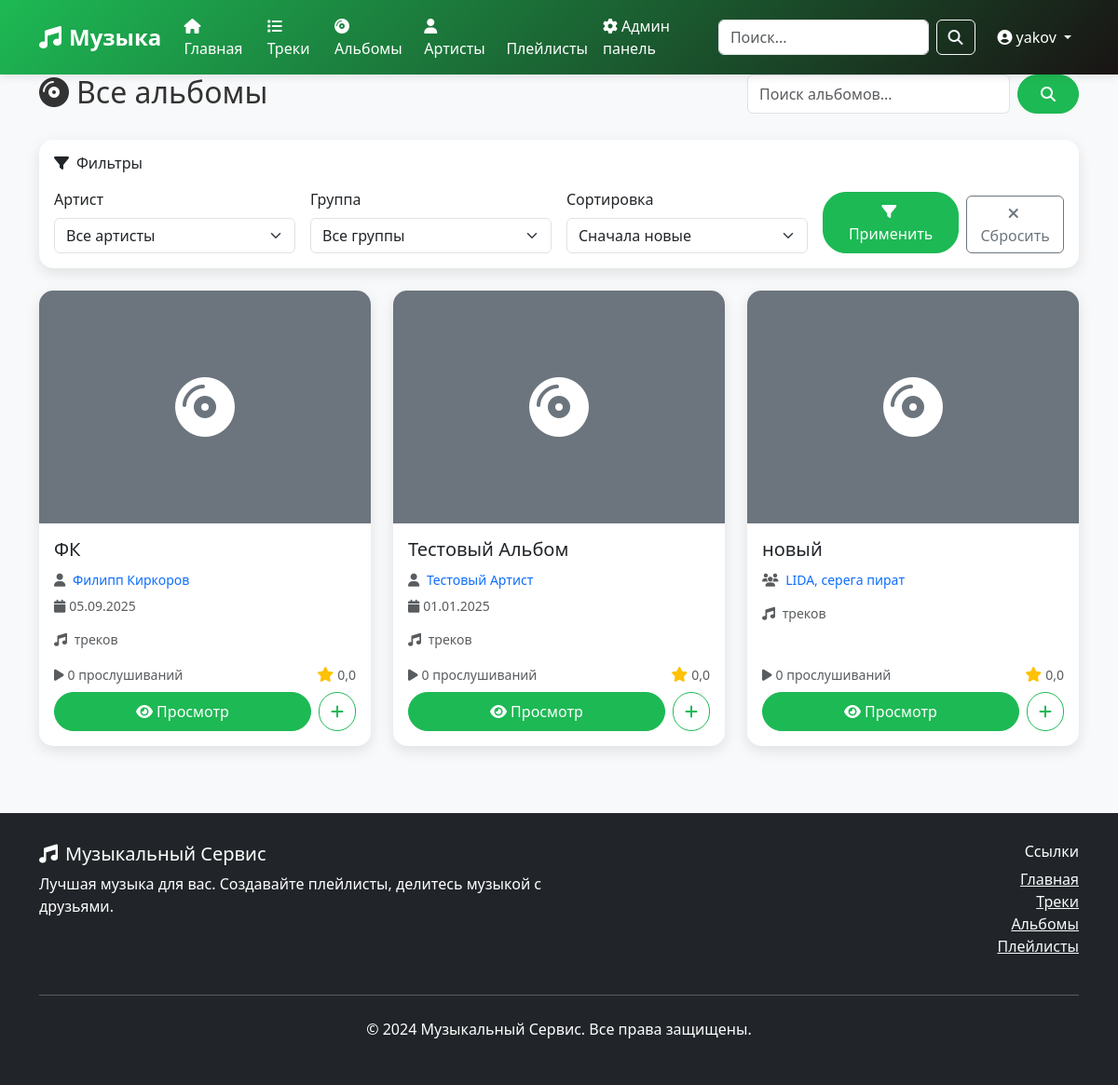
Screenshot of /albums/ (signed in) with the database file from the repository.
### music/models.py (models this page shows, shortened)
class User(AbstractUser):
    id = models.UUIDField(primary_key=True, default=uuid.uuid4, editable=False)
    login = models.CharField(max_length=100, unique=True)
    email = models.EmailField(unique=True)
    password = models.CharField(max_length=128)
    date_of_birth = models.DateField(null=True, blank=True)
    registration_date = models.DateTimeField(auto_now_add=True)
    avatar_url = models.URLField(max_length=500, null=True, blank=True)
    role = models.CharField(max_length=20, choices=[
        ('user', 'User'),
        ('admin', 'Admin'),
        ('moderator', 'Moderator')
    ], default='user')
    objects = CustomUserManager()
    USERNAME_FIELD = 'login'
    REQUIRED_FIELDS = ['email']
    class Meta:
        db_table = 'пользователи'
        verbose_name = 'Пользователь'
        verbose_name_plural = 'Пользователи'
    class Meta:
        db_table = 'пользователи'
        verbose_name = 'Пользователь'
        verbose_name_plural = 'Пользователи'

class Album(models.Model):
    id = models.UUIDField(primary_key=True, default=uuid.uuid4, editable=False)
    name = models.CharField(max_length=200, verbose_name='Название альбома')
    group = models.ForeignKey(Group, on_delete=models.CASCADE, null=True, blank=True, verbose_name='Группа')
    artist = models.ForeignKey(Artist, on_delete=models.CASCADE, null=True, blank=True, verbose_name='Артист')
    release_date = models.DateField(null=True, blank=True, verbose_name='Дата выпуска')
    photo = models.ImageField(upload_to='albums/', null=True, blank=True, verbose_name='Обложка альбома')
    play_count = models.PositiveIntegerField(default=0, verbose_name='Количество прослушиваний')
    class Meta:
        db_table = 'альбомы'
        verbose_name = 'Альбом'
        verbose_name_plural = 'Альбомы'
    @property
    def average_rating(self):
        from django.db.models import Avg
        avg = self.ratings.aggregate(avg=Avg('value'))['avg']
        return round(avg, 1) if avg else 0.0

class Artist(models.Model):
    id = models.UUIDField(primary_key=True, default=uuid.uuid4, editable=False)
    name = models.CharField(max_length=200, verbose_name='Имя артиста')
    avatar = models.ImageField(upload_to='artists/', null=True, blank=True, verbose_name='Аватар')
    biography = models.TextField(blank=True, verbose_name='Биография')
    artist_role = models.CharField(max_length=100, blank=True, verbose_name='Роль артиста')
    class Meta:
        db_table = 'артисты'
        verbose_name = 'Артист'
        verbose_name_plural = 'Артисты'

class Group(models.Model):
    id = models.UUIDField(primary_key=True, default=uuid.uuid4, editable=False)
    name = models.CharField(max_length=200, verbose_name='Название группы')
    description = models.TextField(blank=True, verbose_name='Описание группы')
    photo = models.ImageField(upload_to='groups/', null=True, blank=True, verbose_name='Фото группы')
    class Meta:
        db_table = 'группа'
        verbose_name = 'Группа'
        verbose_name_plural = 'Группы'

### music/views.py (the view)
# urls.py: path('albums/', views.album_list, name='album_list'),
def album_list(request):
    query = request.GET.get('q', '')
    albums = Album.objects.select_related('artist', 'group').prefetch_related('ratings')
    if query:
        albums = albums.filter(
            Q(name__icontains=query) |
            Q(artist__name__icontains=query) |
            Q(group__name__icontains=query)
        ).distinct()
    albums = albums.order_by('-release_date')
    paginator = Paginator(albums, 12)
    page_number = request.GET.get('page')
    page_obj = paginator.get_page(page_number)
    context = {
        'albums': page_obj,
        'query': query,
    }
    return render(request, 'music/album_list.html', context)

### music/templates/music/album_list.html (shortened to what this page needs)
{% extends 'music/base.html' %}
{% block content %}
<div class="container">
    <div class="row mb-4">
        <div class="col-md-8">
            <h1 class="h2">
                <i class="fas fa-compact-disc me-2"></i>Все альбомы
            </h1>
        </div>
        <div class="col-md-4">
            <form method="GET" action="{% url 'music:album_list' %}" class="d-flex">
                <input type="text" class="form-control me-2" name="q" placeholder="Поиск альбомов..."
                       value="{{ request.GET.q }}" aria-label="Search">
                <button class="btn btn-primary" type="submit">
                    <i class="fas fa-search"></i>
                </button>
            </form>
        </div>
    </div>
    <div class="row mb-4">
        <div class="col-12">
            <div class="card">
                <div class="card-body">
                    <h6 class="card-title mb-3">
                        <i class="fas fa-filter me-2"></i>Фильтры
                    </h6>
                    <form method="GET" action="{% url 'music:album_list' %}" class="row g-3">
                        <div class="col-md-3">
                            <label for="artist" class="form-label">Артист</label>
                            <select class="form-select" id="artist" name="artist">
                                <option value="">Все артисты</option>
                            </select>
                        </div>
                        <div class="col-md-3">
                            <label for="group" class="form-label">Группа</label>
                            <select class="form-select" id="group" name="group">
                                <option value="">Все группы</option>
                            </select>
                        </div>
                        <div class="col-md-3">
                            <label for="sort" class="form-label">Сортировка</label>
                            <select class="form-select" id="sort" name="sort">
                                <option value="newest" {% if request.GET.sort == 'newest' %}selected{% endif %}>Сначала новые</option>
                            </select>
                        </div>
                        <div class="col-md-3 d-flex align-items-end">
                            <button type="submit" class="btn btn-primary me-2">
                                <i class="fas fa-filter me-1"></i>Применить
                            </button>
                            <a href="{% url 'music:album_list' %}" class="btn btn-outline-secondary">
                                <i class="fas fa-times me-1"></i>Сбросить
                            </a>
                        </div>
                    </form>
                </div>
            </div>
        </div>
    </div>
    <div class="row">
        {% for album in albums %}
            <div class="col-lg-4 col-md-6 mb-4">
                <div class="card h-100">
                    {% if album.photo_url %}
                        <img src="{{ album.photo_url }}" class="card-img-top" alt="{{ album.name }}" style="height: 250px; object-fit: cover;">
                    {% else %}
                        <div class="card-img-top bg-secondary d-flex align-items-center justify-content-center" style="height: 250px;">
                            <i class="fas fa-compact-disc fa-4x text-white"></i>
                        </div>
                    {% endif %}
                    <div class="card-body d-flex flex-column">
                        <h5 class="card-title">{{ album.name }}</h5>
                        <div class="mb-2">
                            {% if album.artist %}
                                <p class="card-text mb-1">
                                    <small class="text-muted">
                                        <i class="fas fa-user me-1"></i>
                                        <a href="{% url 'music:artist_detail' album.artist.pk %}" class="text-decoration-none">
                                            {{ album.artist.name }}
                                        </a>
                                    </small>
                                </p>
                            {% elif album.group %}
                                <p class="card-text mb-1">
                                    <small class="text-muted">
                                        <i class="fas fa-users me-1"></i>
                                        <a href="{% url 'music:group_detail' album.group.pk %}" class="text-decoration-none">
                                            {{ album.group.name }}
                                        </a>
                                    </small>
                                </p>
                            {% endif %}
                            {% if album.release_date %}
                                <p class="card-text mb-1">
                                    <small class="text-muted">
                                        <i class="fas fa-calendar me-1"></i>{{ album.release_date|date:"d.m.Y" }}
                                    </small>
                                </p>
                            {% endif %}
                        </div>
                        <div class="mb-3">
                            <p class="card-text">
                                <small class="text-muted">
                                    <i class="fas fa-music me-1"></i>{{ album.tracks.count }} треков
                                </small>
                            </p>
                        </div>
                        <div class="mt-auto">
                            <div class="d-flex justify-content-between align-items-center mb-2">
                                <small class="text-muted">
                                    <i class="fas fa-play me-1"></i>{{ album.play_count|default:0 }} прослушиваний
                                </small>
                                <div class="d-flex align-items-center">
                                    <i class="fas fa-star text-warning me-1"></i>
                                    <small class="text-muted">{{ album.average_rating|default:"0.0"|floatformat:1 }}</small>
                                </div>
                            </div>
                            <div class="d-flex gap-2">
                                <a href="{% url 'music:album_detail' album.pk %}" class="btn btn-primary flex-fill">
                                    <i class="fas fa-eye me-1"></i>Просмотр
                                </a>
                                {% if user.is_authenticated %}
                                    <button class="btn btn-outline-primary" onclick="addAlbumToPlaylist('{{ album.pk }}')" title="Добавить все треки в плейлист">
                                        <i class="fas fa-plus"></i>
                                    </button>
                                {% endif %}
                            </div>
                        </div>
                    </div>
                </div>
            </div>
        {% endfor %}
    </div>
</div>
{% endblock %}

### music/templates/music/base.html (shortened to what this page needs)
<!DOCTYPE html>
<html lang="ru">
<head>
    <link href="https://cdn.jsdelivr.net/npm/bootstrap@5.3.0/dist/css/bootstrap.min.css" rel="stylesheet">
    <link rel="stylesheet" href="https://cdnjs.cloudflare.com/ajax/libs/font-awesome/6.4.0/css/all.min.css">
</head>
<body>
    <nav class="navbar navbar-expand-lg navbar-dark">
        <div class="container">
            <a class="navbar-brand" href="{% url 'music:home' %}">
                <i class="fas fa-music me-2"></i>Музыка
            </a>
            <div class="collapse navbar-collapse" id="navbarNav">
                <ul class="navbar-nav me-auto">
                    <li class="nav-item">
                        <a class="nav-link" href="{% url 'music:home' %}">
                            <i class="fas fa-home me-1"></i>Главная
                        </a>
                    </li>
                    <li class="nav-item">
                        <a class="nav-link" href="{% url 'music:track_list' %}">
                            <i class="fas fa-list me-1"></i>Треки
                        </a>
                    </li>
                    <li class="nav-item">
                        <a class="nav-link" href="{% url 'music:album_list' %}">
                            <i class="fas fa-compact-disc me-1"></i>Альбомы
                        </a>
                    </li>
                    <li class="nav-item">
                        <a class="nav-link" href="{% url 'music:artist_list' %}">
                            <i class="fas fa-user me-1"></i>Артисты
                        </a>
                    </li>
                    <li class="nav-item">
                        <a class="nav-link" href="{% url 'music:playlist_list' %}">
                            Плейлисты
                        </a>
                    </li>
                    {% if user.is_authenticated and user.role == 'admin' %}
                        <li class="nav-item">
                            <a class="nav-link" href="{% url 'music:admin_panel' %}">
                                <i class="fas fa-cog me-1"></i>Админ панель
                            </a>
                        </li>
                    {% endif %}
                </ul>
                <form class="d-flex me-3" method="GET" action="{% url 'music:track_list' %}">
                    <input class="form-control me-2" type="search" name="q" placeholder="Поиск..."
                           value="{{ request.GET.q }}" aria-label="Search">
                    <button class="btn btn-outline-light" type="submit">
                        <i class="fas fa-search"></i>
                    </button>
                </form>
                <ul class="navbar-nav">
                    {% if user.is_authenticated %}
                        <li class="nav-item dropdown">
                            <a class="nav-link dropdown-toggle" href="#" id="navbarDropdown" role="button"
                               data-bs-toggle="dropdown" aria-expanded="false">
                                <i class="fas fa-user-circle me-1"></i>{{ user.login }}
                            </a>
                        </li>
                    {% endif %}
                </ul>
            </div>
        </div>
    </nav>
    <main>
        {% block content %}{% endblock %}
    </main>
    <footer class="footer">
        <div class="container">
            <div class="row">
                <div class="col-md-6">
                    <h5><i class="fas fa-music me-2"></i>Музыкальный Сервис</h5>
                    <p>Лучшая музыка для вас. Создавайте плейлисты, делитесь музыкой с друзьями.</p>
                </div>
                <div class="col-md-6 text-md-end">
                    <h6>Ссылки</h6>
                    <ul class="list-unstyled">
                        <li><a href="{% url 'music:home' %}" class="text-light">Главная</a></li>
                        <li><a href="{% url 'music:track_list' %}" class="text-light">Треки</a></li>
                        <li><a href="{% url 'music:album_list' %}" class="text-light">Альбомы</a></li>
                        <li><a href="{% url 'music:playlist_list' %}" class="text-light">Плейлисты</a></li>
                    </ul>
                </div>
            </div>
            <hr class="my-4">
            <div class="text-center">
                <p>&copy; 2024 Музыкальный Сервис. Все права защищены.</p>
            </div>
        </div>
    </footer>
</body>
</html>

### music/templates/music/base.html (style rules this page uses)
:root { --primary-color: #1db954; --secondary-color: #191414; --accent-color: #ff6b6b; --text-color: #333; --light-bg: #f8f9fa; --dark-bg: #212529; }
body { font-family: 'Segoe UI', Tahoma, Geneva, Verdana, sans-serif; background-color: var(--light-bg); color: var(--text-color); }
.navbar { background: linear-gradient(135deg, var(--primary-color), var(--secondary-color)); box-shadow: 0 2px 10px rgba(0,0,0,0.1); }
.navbar-brand { font-weight: bold; font-size: 1.5rem; }
.nav-link { color: white !important; font-weight: 500; transition: all 0.3s ease; }
.card { border: none; border-radius: 15px; box-shadow: 0 5px 15px rgba(0,0,0,0.1); transition: transform 0.3s ease, box-shadow 0.3s ease; overflow: hidden; }
.card-img-top { height: 200px; object-fit: cover; }
.btn-primary { background-color: var(--primary-color); border-color: var(--primary-color); border-radius: 25px; padding: 0.5rem 1.5rem; font-weight: 500; transition: all 0.3s ease; }
.btn-outline-primary { color: var(--primary-color); border-color: var(--primary-color); border-radius: 25px; }
.footer { background: var(--dark-bg); color: white; padding: 2rem 0; margin-top: 3rem; }

### rows the page displays
User: login "yakov"
Album: name "ФК", artist.name "Филипп Киркоров", release_date "05.09.2025", play_count "0", average_rating "0,0"
Album: name "Тестовый Альбом", artist.name "Тестовый Артист", release_date "01.01.2025", play_count "0", average_rating "0,0"
Album: name "новый", group.name "LIDA, серега пират", play_count "0", average_rating "0,0"
